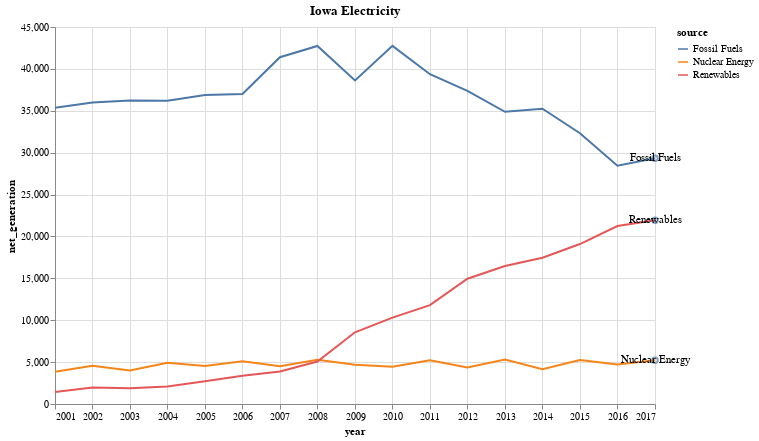

Notebook code cell kept with this figure:
### Code cell
c + c2 + c3

### Figure 1 — Vega-Lite specification as saved in the notebook (floating-point values rounded to 4 significant figures)
{"config": {"view": {"continuousWidth": 400, "continuousHeight": 300}}, "layer": [{"data": {"name": "data-bb61008ba0c766c5601afa5323d12ad4"}, "mark": "line", "encoding": {"color": {"field": "source", "type": "nominal"}, "tooltip": [{"field": "year", "type": "temporal"}, {"field": "source", "type": "nominal"}, {"field": "net_generation", "type": "quantitative"}], "x": {"field": "year", "type": "temporal"}, "y": {"field": "net_generation", "type": "quantitative"}}, "height": 377, "title": "Iowa Electricity", "width": 600}, {"data": {"name": "data-ef86d10832ce20f409b6a77e630e264b"}, "mark": "point", "encoding": {"x": {"field": "year", "type": "temporal"}, "y": {"field": "net_generation", "type": "quantitative"}}}, {"data": {"name": "data-ef86d10832ce20f409b6a77e630e264b"}, "mark": "text", "encoding": {"text": {"field": "source", "type": "nominal"}, "x": {"field": "year", "type": "temporal"}, "y": {"field": "net_generation", "type": "quantitative"}}}], "$schema": "https://vega.github.io/schema/vega-lite/v4.17.0.json", "datasets": {"data-bb61008ba0c766c5601afa5323d12ad4": [{"year": "2001-01-01T00:00:00", "source": "Fossil Fuels", "net_generation": 35361}, {"year": "2002-01-01T00:00:00", "source": "Fossil Fuels", "net_generation": 35991}, {"year": "2003-01-01T00:00:00", "source": "Fossil Fuels", "net_generation": 36234}, {"year": "2004-01-01T00:00:00", "source": "Fossil Fuels", "net_generation": 36205}, {"year": "2005-01-01T00:00:00", "source": "Fossil Fuels", "net_generation": 36883}, {"year": "2006-01-01T00:00:00", "source": "Fossil Fuels", "net_generation": 37014}, {"year": "2007-01-01T00:00:00", "source": "Fossil Fuels", "net_generation": 41389}, {"year": "2008-01-01T00:00:00", "source": "Fossil Fuels", "net_generation": 42734}, {"year": "2009-01-01T00:00:00", "source": "Fossil Fuels", "net_generation": 38620}, {"year": "2010-01-01T00:00:00", "source": "Fossil Fuels", "net_generation": 42750}, {"year": "2011-01-01T00:00:00", "source": "Fossil Fuels", "net_generation": 39361}, {"year": "2012-01-01T00:00:00", "source": "Fossil Fuels", "net_generation": 37379}, {"year": "2013-01-01T00:00:00", "source": "Fossil Fuels", "net_generation": 34873}, {"year": "2014-01-01T00:00:00", "source": "Fossil Fuels", "net_generation": 35250}, {"year": "2015-01-01T00:00:00", "source": "Fossil Fuels", "net_generation": 32319}, {"year": "2016-01-01T00:00:00", "source": "Fossil Fuels", "net_generation": 28437}, {"year": "2017-01-01T00:00:00", "source": "Fossil Fuels", "net_generation": 29329}, {"year": "2001-01-01T00:00:00", "source": "Nuclear Energy", "net_generation": 3853}, {"year": "2002-01-01T00:00:00", "source": "Nuclear Energy", "net_generation": 4574}, {"year": "2003-01-01T00:00:00", "source": "Nuclear Energy", "net_generation": 3988}, {"year": "2004-01-01T00:00:00", "source": "Nuclear Energy", "net_generation": 4929}, {"year": "2005-01-01T00:00:00", "source": "Nuclear Energy", "net_generation": 4538}, {"year": "2006-01-01T00:00:00", "source": "Nuclear Energy", "net_generation": 5095}, {"year": "2007-01-01T00:00:00", "source": "Nuclear Energy", "net_generation": 4519}, {"year": "2008-01-01T00:00:00", "source": "Nuclear Energy", "net_generation": 5282}, {"year": "2009-01-01T00:00:00", "source": "Nuclear Energy", "net_generation": 4679}, {"year": "2010-01-01T00:00:00", "source": "Nuclear Energy", "net_generation": 4451}, {"year": "2011-01-01T00:00:00", "source": "Nuclear Energy", "net_generation": 5215}, {"year": "2012-01-01T00:00:00", "source": "Nuclear Energy", "net_generation": 4347}, {"year": "2013-01-01T00:00:00", "source": "Nuclear Energy", "net_generation": 5321}, {"year": "2014-01-01T00:00:00", "source": "Nuclear Energy", "net_generation": 4152}, {"year": "2015-01-01T00:00:00", "source": "Nuclear Energy", "net_generation": 5243}, {"year": "2016-01-01T00:00:00", "source": "Nuclear Energy", "net_generation": 4703}, {"year": "2017-01-01T00:00:00", "source": "Nuclear Energy", "net_generation": 5214}, {"year": "2001-01-01T00:00:00", "source": "Renewables", "net_generation": 1437}, {"year": "2002-01-01T00:00:00", "source": "Renewables", "net_generation": 1963}, {"year": "2003-01-01T00:00:00", "source": "Renewables", "net_generation": 1885}, {"year": "2004-01-01T00:00:00", "source": "Renewables", "net_generation": 2102}, {"year": "2005-01-01T00:00:00", "source": "Renewables", "net_generation": 2724}, {"year": "2006-01-01T00:00:00", "source": "Renewables", "net_generation": 3364}, {"year": "2007-01-01T00:00:00", "source": "Renewables", "net_generation": 3870}, {"year": "2008-01-01T00:00:00", "source": "Renewables", "net_generation": 5070}, {"year": "2009-01-01T00:00:00", "source": "Renewables", "net_generation": 8560}, {"year": "2010-01-01T00:00:00", "source": "Renewables", "net_generation": 10308}, {"year": "2011-01-01T00:00:00", "source": "Renewables", "net_generation": 11795}, {"year": "2012-01-01T00:00:00", "source": "Renewables", "net_generation": 14949}, {"year": "2013-01-01T00:00:00", "source": "Renewables", "net_generation": 16476}, {"year": "2014-01-01T00:00:00", "source": "Renewables", "net_generation": 17452}, {"year": "2015-01-01T00:00:00", "source": "Renewables", "net_generation": 19091}, {"year": "2016-01-01T00:00:00", "source": "Renewables", "net_generation": 21241}, {"year": "2017-01-01T00:00:00", "source": "Renewables", "net_generation": 21933}], "data-ef86d10832ce20f409b6a77e630e264b": [{"year": "2017-01-01T00:00:00", "source": "Fossil Fuels", "net_generation": 29329}, {"year": "2017-01-01T00:00:00", "source": "Nuclear Energy", "net_generation": 5214}, {"year": "2017-01-01T00:00:00", "source": "Renewables", "net_generation": 21933}]}}
